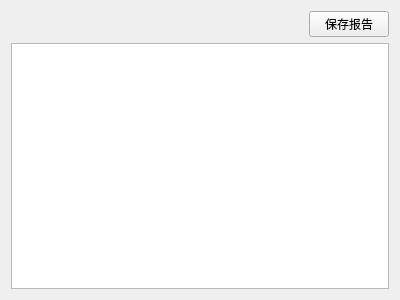
<?xml version="1.0" encoding="UTF-8"?>
<ui version="4.0">
 <class>ResultWidget</class>
 <widget class="QWidget" name="ResultWidget">
  <property name="geometry">
   <rect>
    <x>0</x>
    <y>0</y>
    <width>400</width>
    <height>300</height>
   </rect>
  </property>
  <property name="windowTitle">
   <string>Form</string>
  </property>
  <layout class="QVBoxLayout" name="verticalLayout">
   <item>
    <layout class="QHBoxLayout" name="horizontalLayout">
     <item>
      <widget class="QLabel" name="label">
       <property name="text">
        <string/>
       </property>
      </widget>
     </item>
     <item>
      <spacer name="horizontalSpacer">
       <property name="orientation">
        <enum>Qt::Horizontal</enum>
       </property>
       <property name="sizeHint" stdset="0">
        <size>
         <width>40</width>
         <height>20</height>
        </size>
       </property>
      </spacer>
     </item>
     <item>
      <widget class="QPushButton" name="btn_export">
       <property name="text">
        <string>保存报告</string>
       </property>
      </widget>
     </item>
    </layout>
   </item>
   <item>
    <widget class="QTableWidget" name="tableWidget"/>
   </item>
  </layout>
 </widget>
 <resources/>
 <connections/>
</ui>
